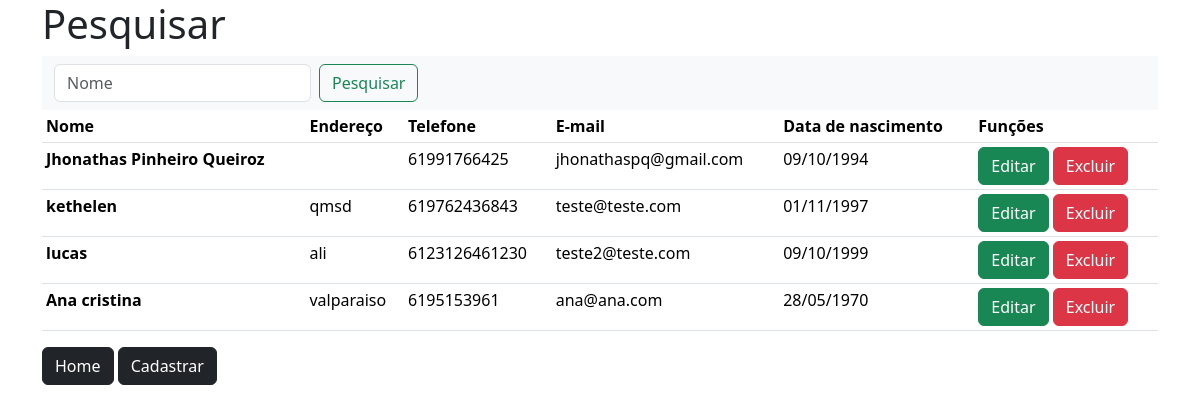
Page /pesquisar.php on the committed database.
### tables this page shows
CREATE TABLE `pessoas` (
  `cod_pessoa` int(11) NOT NULL,
  `nome` varchar(200) NOT NULL,
  `endereco` varchar(200) NOT NULL,
  `telefone` varchar(16) NOT NULL,
  `email` varchar(255) NOT NULL,
  `data_nascimento` date NOT NULL
);

### conexao.php (called while the page is built, shortened)
<?php
function mostra_data($data){
    $d = explode('-', $data);
    $escreve = $d[2]."/".$d[1]."/".$d[0];
    return $escreve;
}

### pesquisar.php (the view, shortened to what this page needs)
<!doctype html>
<html lang="en">
<head>
    <link href="https://cdn.jsdelivr.net/npm/bootstrap@5.3.3/dist/css/bootstrap.min.css" rel="stylesheet">
</head>
<body>
    <?php
    $pesquisa = $_POST["busca"] ?? '';
    include "conexao.php";
    $sql = "SELECT * FROM pessoas WHERE nome LIKE '%$pesquisa%'";
    $dados = mysqli_query($conn, $sql);
    ?>
    <div class="container">
        <div class="row">
            <div class="col">
                <h1>Pesquisar</h1>
                <nav class="navbar bg-body-tertiary">
                    <div class="container-fluid">
                        <form class="d-flex" role="search" action="pesquisar.php" method="POST">
                            <input class="form-control me-2" type="search" placeholder="Nome" aria-label="Search" name="busca" autofocus="">
                            <button class="btn btn-outline-success" type="submit">Pesquisar</button>
                        </form>
                    </div>
                </nav>
                <table class="table table-sm">
                    <thead>
                        <tr>
                            <th scope="col">Nome</th>
                            <th scope="col">Endereço</th>
                            <th scope="col">Telefone</th>
                            <th scope="col">E-mail</th>
                            <th scope="col">Data de nascimento</th>
                            <th scope="col">Funções</th>
                        </tr>
                    </thead>
                    <tbody>
                        <?php
                        while ($linha = mysqli_fetch_assoc($dados)) {
                            $nome = $linha['nome'];
                            $endereco = $linha['endereco'];
                            $telefone = $linha['telefone'];
                            $email = $linha['email'];
                            $data_nascimento = $linha['data_nascimento'];
                            $data_nascimento = mostra_data($data_nascimento);
                            echo "<tr>
                            <th scope='row'>$nome</th>
                            <td>$endereco</td>
                            <td>$telefone</td>
                            <td>$email</td>
                            <td>$data_nascimento</td>
                            <td><a href='#' class='btn btn-success'>Editar</a>
                                <a href='' class='btn btn-danger'>Excluir</a>
                            </td>
                        </tr>";
                        }
                        ?>
                    </tbody>
                </table>
                <a href="index.php" class="btn btn-dark">Home</a>
                <a href="cadastro.php" class="btn btn-dark">Cadastrar</a>
            </div>
        </div>
    </div>
</body>
</html>

### rows in the picture
pessoas: nome "Jhonathas Pinheiro Queiroz", telefone "61991766425", email "jhonathaspq@gmail.com", data_nascimento "09/10/1994"
pessoas: nome "kethelen", endereco "qmsd", telefone "619762436843", email "teste@teste.com", data_nascimento "01/11/1997"
pessoas: nome "lucas", endereco "ali", telefone "6123126461230", email "teste2@teste.com", data_nascimento "09/10/1999"
pessoas: nome "Ana cristina", endereco "valparaiso", telefone "6195153961", email "ana@ana.com", data_nascimento "28/05/1970"
